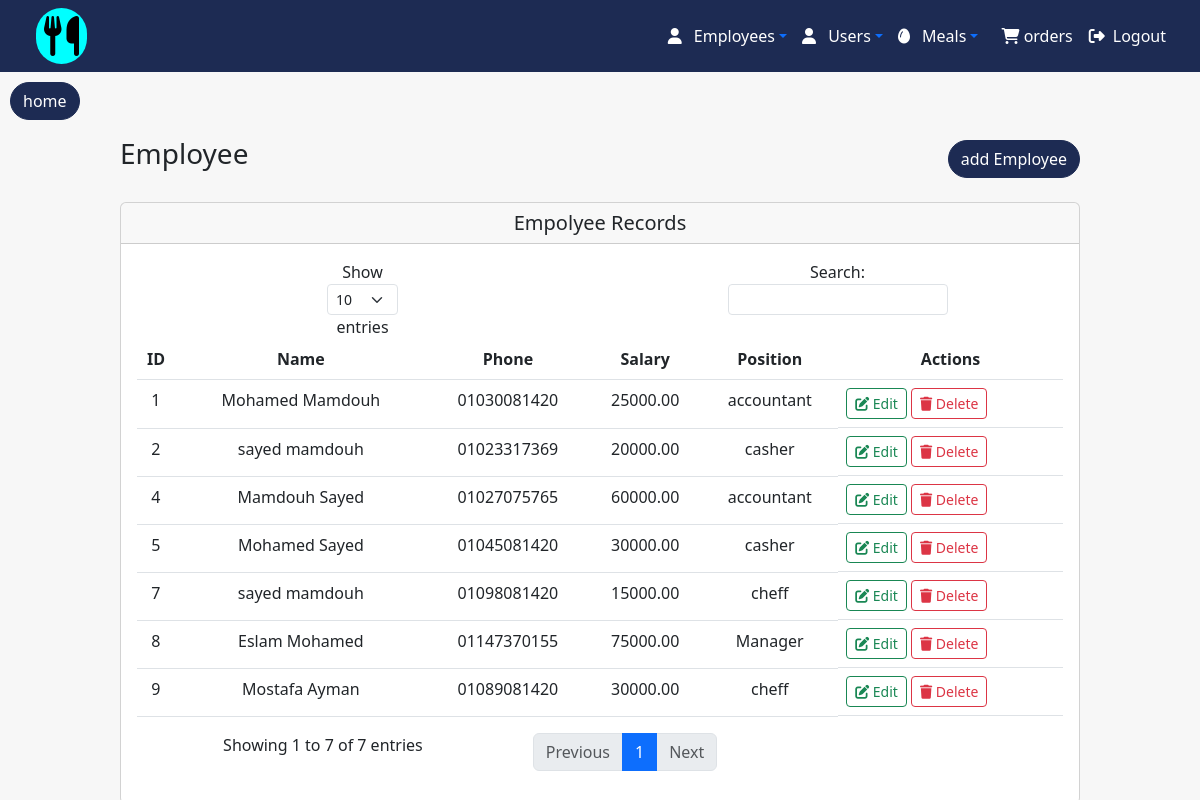
The app's page /food/admin/employees/admin.php with its own data.
### tables this page shows
CREATE TABLE `employees` (
  `id` int(11) NOT NULL,
  `name` varchar(100) NOT NULL,
  `phone` varchar(20) DEFAULT NULL,
  `salary` decimal(10,2) DEFAULT NULL,
  `position` varchar(50) DEFAULT NULL,
  `address` varchar(255) DEFAULT NULL,
  `created_at` timestamp NOT NULL DEFAULT current_timestamp()
);

### food/admin/employees/admin.php (the view, shortened to what this page needs)
<?php
include('../connection/connection.php');
$employee=$connect->query('SELECT * FROM employees');
$data=$employee->fetchAll(PDO::FETCH_ASSOC);
?>
<?php
include ('header.php');
?>
<head>
</head>
<button class="request"><a style="color:white;text-decoration:none;" href="../home/home.php">home</a></button>
<center>
      <center><div class="d-flex justify-content-between align-items-center mb-4" style="width:80%;margin-top:10px;">
        <h1 class="h3 mb-0">Employee</h1>
<button class="request"><a style="color:white;text-decoration:none;" href="create.php">add Employee</a></button>
      </div></center>
      <div class="card" style="width:80%;text-align:center;">
        <div class="card-header">
          <h5 class="card-title mb-0">Empolyee Records</h5>
        </div>
        <div class="card-body">
          <div class="table-responsive">
            <table class="table table-hover" id="studentTable">
              <thead>
                <tr>
                  <th>ID</th>
                  <th>Name</th>
                  <th>Phone</th>
                  <th>Salary</th>
                  <th>Position</th>
                  <th>Actions</th>
                </tr>
              </thead>
              <tbody>
              <?php
            foreach($data as $inf){
                ?>
                <tr>
                    <td><?php echo $inf["id"]?></td>
                    <td><?php echo $inf["name"]?></td>
                    <td><?php echo $inf["phone"]?></td>
                    <td><?php echo $inf["salary"]?></td>
                    <td><?php echo $inf["position"]?></td>
                  <td style="display: flex;">
                    <form action="edit.php">
                      <button type="submit" class="btn btn-sm btn-outline-success me-1">
                      <i class="fas fa-edit"></i> Edit
                    </button>
                    </form>
                    <form action="delete.php">
                    <button type="submit" class="btn btn-sm btn-outline-danger delete">
                      <i class="fas fa-trash"></i> Delete
                    </button>
                    </form>
                    </td>
                </tr>
                <?php
            }
            ?>
              </tbody>
            </table>
          </div>
        </div>
      </div>
</center>
<?php
include ("../layouts/footer.php");
?>

### food/admin/employees/header.php (style rules this page uses)
.request { background: #1D2B53; color: white; margin-top: 10px; border: 1px solid #1D2B53; border-radius: 20px; padding: 6px 12px; cursor: pointer; transition: 0.3s; margin-left:10px; }

### records on screen
employees: id "1", name "Mohamed Mamdouh", phone "01030081420", salary "25000.00", position "accountant"
employees: id "2", name "sayed mamdouh", phone "01023317369", salary "20000.00", position "casher"
employees: id "4", name "Mamdouh Sayed", phone "01027075765", salary "60000.00", position "accountant"
employees: id "5", name "Mohamed Sayed", phone "01045081420", salary "30000.00", position "casher"
employees: id "7", name "sayed mamdouh", phone "01098081420", salary "15000.00", position "cheff"
employees: id "8", name "Eslam Mohamed", phone "01147370155", salary "75000.00", position "Manager"
employees: id "9", name "Mostafa Ayman", phone "01089081420", salary "30000.00", position "cheff"
